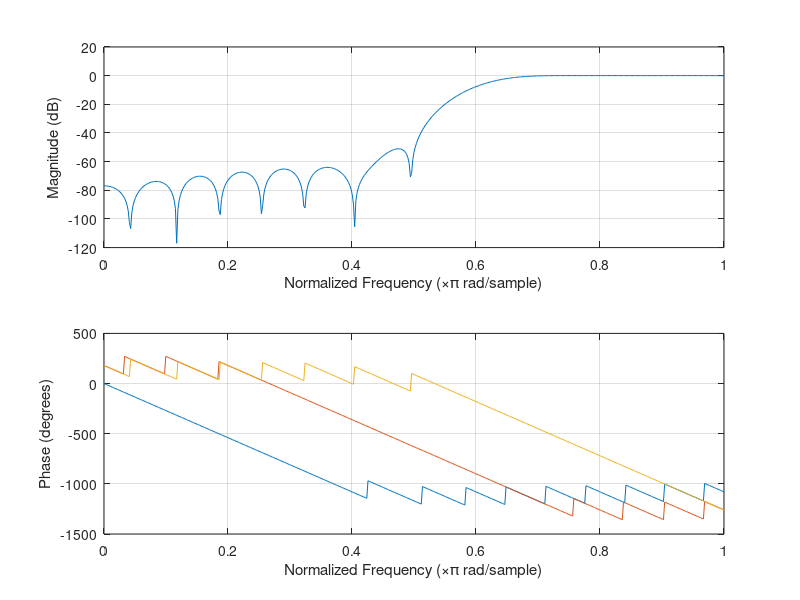

This figure's MATLAB source: (Note: this script raises an error after producing the figure.)
%% Initalise
clear
close all
clc

%% 30 Coefficients with scaled passband
%%%%%%%%%%%%%%%%%%%%%%%%%%%%%%%%%%%%%%%%%%%%%%%%%%%%%%%%%%%%%%%%%%%%%%%%%
  LP = [0.00163910777009216,0.00155701635298055,-0.000271572826526228,...
      -0.00385917663976946,-0.00606289884257316,-0.00166747354046879,...
      0.00996727307770561,0.0192219088590945,0.0112033063378050,...
      -0.0181373548137942,-0.0487371498908121,-0.0431826559547432,...
      0.0251171075749825,0.143345012478025,0.257488262486346,...
      0.304758575143311,0.257488262486346,0.143345012478025,...
      0.0251171075749825,-0.0431826559547432,-0.0487371498908121,...
      -0.0181373548137942,0.0112033063378050,0.0192219088590945,...
      0.00996727307770561,-0.00166747354046879,-0.00606289884257316,...
      -0.00385917663976946,-0.000271572826526228,0.00155701635298055,...
      0.00163910777009216];
  
  BP = [-0.00246046373959296,0.000457995014070803,-0.000268534006959518,...
      3.49611480652042e-05,0.0112111638335817,0.00494146602025231,...
      -0.0239457094072450,-0.0123820598608381,0.00910924130250227,...
      -0.0131957334520216,0.0403491781279102,0.109156697590956,...
      -0.0734325840992597,-0.240541301122175,0.0379759202770763,...
      0.303972122377013,0.0379759202770763,-0.240541301122175,...
      -0.0734325840992597,0.109156697590956,0.0403491781279102,...
      -0.0131957334520216,0.00910924130250227,-0.0123820598608381,...
      -0.0239457094072450,0.00494146602025231,0.0112111638335817,...
      3.49611480652042e-05,-0.000268534006959518,0.000457995014070803,...
      -0.00246046373959296];
  
  HP = [0.000831572552628297,-0.00202557609781988,0.000543317525020118,...
      0.00384191569607685,-0.00520135689377324,-0.00330206810194288,...
      0.0141057088706359,-0.00683948489989314,-0.0204307235644867,...
      0.0315131561069495,0.00832211523285791,-0.0665646970098028,...
      0.0487311231199695,0.0982737032782511,-0.296937456524611,...'
      0.390134702692845,-0.296937456524611,0.0982737032782511,...
      0.0487311231199695,-0.0665646970098028,0.00832211523285791,...
      0.0315131561069495,-0.0204307235644867,-0.00683948489989314,...
      0.0141057088706359,-0.00330206810194288,-0.00520135689377324,...
      0.00384191569607685,0.000543317525020118,-0.00202557609781988,...
      0.000831572552628297];
%%%%%%%%%%%%%%%%%%%%%%%%%%%%%%%%%%%%%%%%%%%%%%%%%%%%%%%%%%%%%%%%%%%%%%%%%%
%% Generate signal

Fs = 48e3;            % Sampling Frequency  
Ts = 1/Fs;            % Sampling Period 
length = Fs/2;        % length of signal
dt = (0:length-1)*Ts; % Sampling Duration

% Select a range of frequencies within the signal
f0  = 0.5e3;
f1  = 1e3;
f2  = 5e3;
f3  = 7.33e3;
f4  = 10e3;
f5  = 12e3;
f6  = 15e3;
f7  = 20e3;
f8  = 22e3;
f9  = 25e3;
f10 = 30e3;

% Create singal
signal = sin(2*pi*f0*dt) + sin(2*pi*f1*dt)  + sin(2*pi*f2*dt) +...
         sin(2*pi*f3*dt) + sin(2*pi*f4*dt)  + sin(2*pi*f5*dt) + ...
         sin(2*pi*f6*dt) + sin(2*pi*f7*dt) + sin(2*pi*f8*dt) + ...
         sin(2*pi*f9*dt) + sin(2*pi*f10*dt);

%% Display Filters

figure
freqz(LP); % Display Lowpass Filter
hold on
freqz(BP); % Display Bandpass Filter
hold on
freqz(HP); % Display Highpass Filter
hold off

% Display Magnitude Response
magnitudeResponse = dfilt.parallel(LP, BP, HP);
freqz(magnitudeResponse)

%% Initial signal
%figure
subplot(5,1,1)
plot(1000*dt,signal)
title('Generated Signal')
xlabel('Time (mS)')
ylabel('X(t)')

%% FFT of signal
Y = fft(signal);
P2 = abs(Y/length);
P1 = P2(1:length/2+1);
P1(2:end-1) = 2* P1(2:end-1);
f = Fs*(0:(length/2))/length;
subplot(5,1,2)
plot(f,P1)
title('FFT of Generated Signal ')
xlabel('frequency(Hz)')
ylabel('|P1(f)|')

%% Low-pass

con_LP = conv(signal, LP);
Y_LP = fft(con_LP);
P2_LP = abs(Y_LP/length);
P1_LP = P2_LP(1:length/2+1);
P1_LP(2:end-1) = 2* P1_LP(2:end-1);
subplot(5,1,3)
plot(f,P1_LP)
title('Output Low-Pass')
xlabel('frequency(Hz))')
ylabel('|P1(f)|')

%% Band-pass

con_BP = conv(signal, BP);
Y_BP = fft(con_BP);
P2_BP = abs(Y_BP/length);
P1_BP = P2_BP(1:length/2+1);
P1_BP(2:end-1) = 2* P1_BP(2:end-1);
subplot(5,1,4)
plot(f,P1_BP)
title('Output Band-Pass')
xlabel('frequency(Hz)')
ylabel('|p1(f)|')

%% High-pass

con_HP = conv(signal, HP);
Y_HP = fft(con_HP);
P2_HP = abs(Y_HP/length);
P1_HP = P2_HP(1:length/2+1);
P1_HP(2:end-1) = 2* P1_HP(2:end-1);
subplot(5,1,5)
plot(f,P1_HP)
title('Output High-Pass')
xlabel('frequency(Hz)')
ylabel('|P1(f)|')

%% Comination equaliser
% Initial signal
figure
subplot(3,1,1)
plot(1000*dt,signal)
title('Generated Signal')
xlabel('Time (mS)')
ylabel('X(t)')

% FFT of signal
Y = fft(signal);
P2 = abs(Y/length);
P1 = P2(1:length/2+1);
P1(2:end-1) = 2* P1(2:end-1);
f = Fs*(0:(length/2))/length;
subplot(3,1,2)
plot(f,P1)
title('FFT of Generated Signal ')
xlabel('frequency(Hz)')
ylabel('|P1(f)|')

% combine the convolved signals from the filters
allFilters = con_LP + con_BP + con_HP;
Y_t = fft(allFilters);
P2_t = abs(Y_t/length);
P1_t = P2_t(1:length/2+1);
P1_t(2:end-1) = 2* P1_t(2:end-1);
subplot(3,1,3)
plot(f,P1_t)
title('Output of EQ ')
xlabel('frequency(Hz)')
ylabel('|P1(f)|')